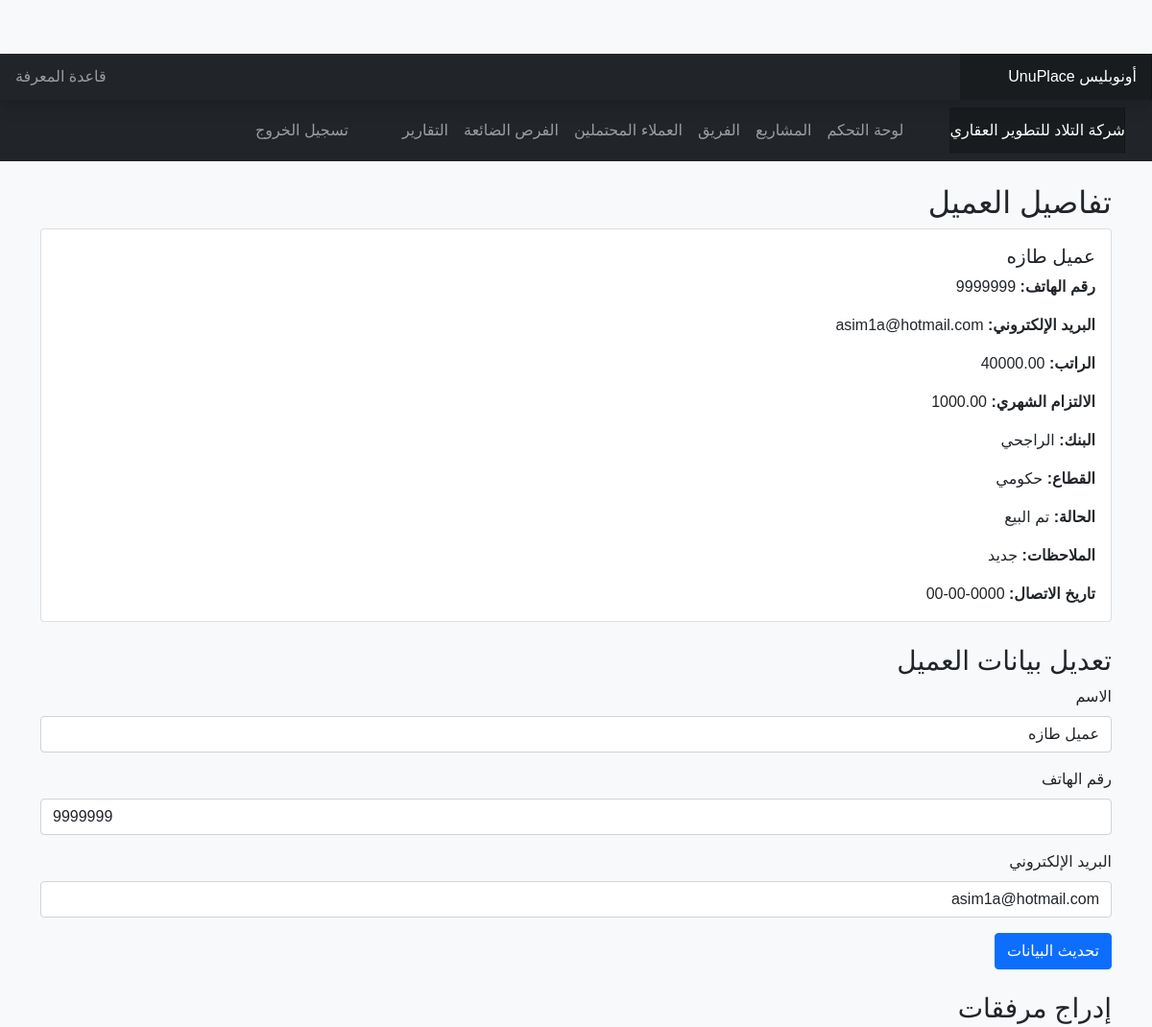
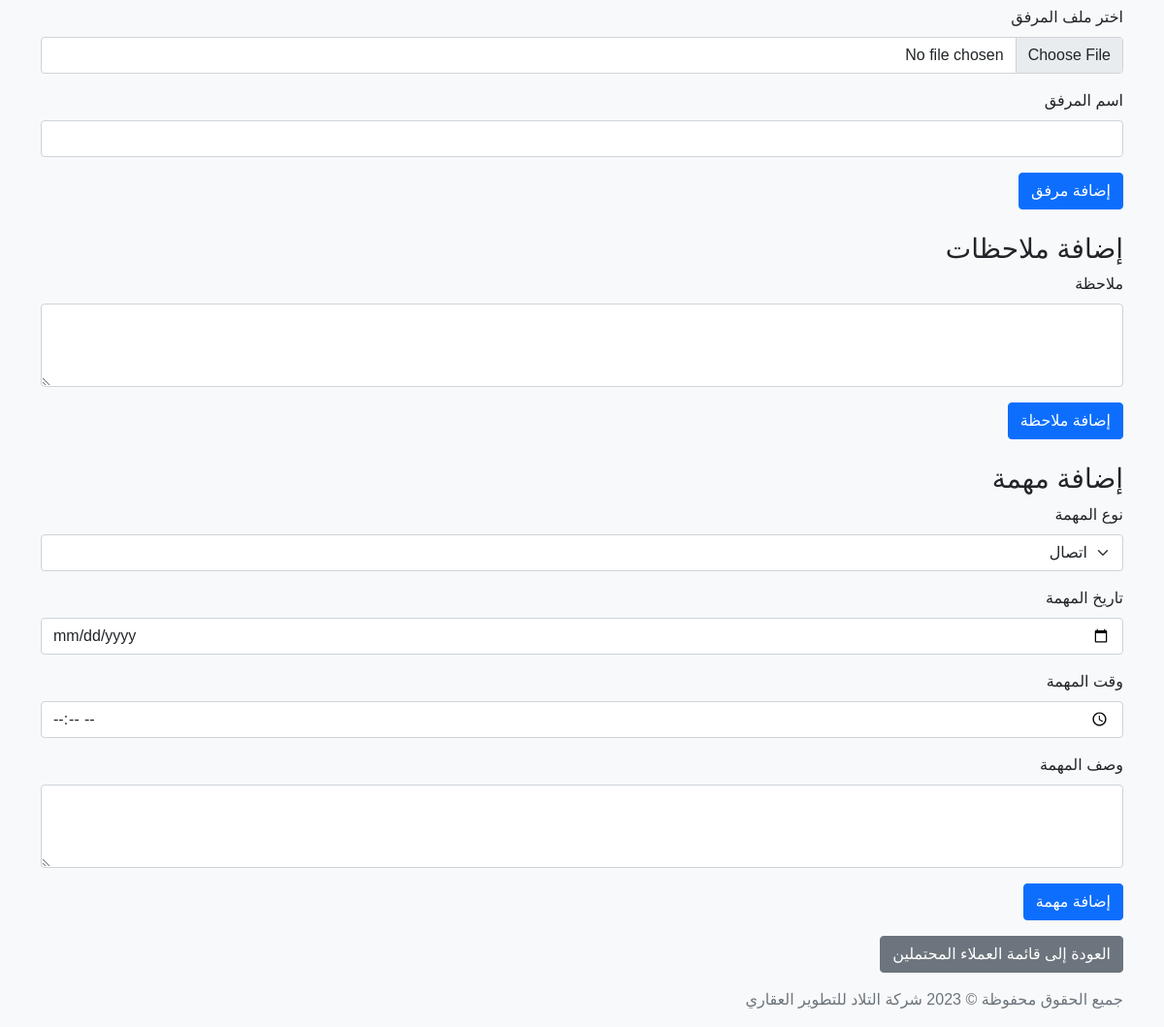
Page /employee/client_details.php?id=32 (signed in) on the committed database (2 pictures, top to bottom).
### tables this page shows
CREATE TABLE `potential_clients` (
  `id` int(11) NOT NULL,
  `name` varchar(100) NOT NULL,
  `phone` varchar(20) NOT NULL,
  `salary` decimal(10,2) DEFAULT NULL,
  `monthly_commitment` decimal(10,2) DEFAULT NULL,
  `bank` text DEFAULT NULL,
  `sector` text DEFAULT NULL,
  `status` text DEFAULT NULL,
  `notes` text DEFAULT NULL,
  `contact_date` date DEFAULT NULL,
  `assigned_to` int(11) DEFAULT NULL,
  `created_at` timestamp NOT NULL DEFAULT current_timestamp(),
  `email` varchar(128) DEFAULT NULL,
  `source` text DEFAULT NULL
);

### employee/client_details.php (the view, shortened to what this page needs)
<?php
require_once '../config/database.php';
if (isset($_GET['id'])) {
    $client_id = $_GET['id'];
    $stmt = $pdo->prepare("SELECT * FROM potential_clients WHERE id = ?");
    $stmt->execute([$client_id]);
    $client = $stmt->fetch(PDO::FETCH_ASSOC);
} else {
    http_response_code(400);
    echo json_encode(['error' => 'Missing client ID']);
}
?>
<!DOCTYPE html>
<html lang="ar" dir="rtl">
<head>
    <link href="https://cdn.jsdelivr.net/npm/bootstrap@5.1.3/dist/css/bootstrap.min.css" rel="stylesheet">
    <link href="../assets/css/style.css" rel="stylesheet">
</head>
<body>
<?php include '../includes/header.php'; ?>
<?php include '../includes/topnav.php'; ?>
<div class="container mt-4">
    <h2>تفاصيل العميل</h2>
    <div class="card">
        <div class="card-body">
            <h5 class="card-title"><?php echo htmlspecialchars($client['name']); ?></h5>
            <p class="card-text"><strong>رقم الهاتف:</strong> <?php echo htmlspecialchars($client['phone']); ?></p>
            <p class="card-text"><strong>البريد الإلكتروني:</strong> <?php echo htmlspecialchars($client['email']); ?></p>
            <p class="card-text"><strong>الراتب:</strong> <?php echo htmlspecialchars($client['salary']); ?></p>
            <p class="card-text"><strong>الالتزام الشهري:</strong> <?php echo htmlspecialchars($client['monthly_commitment']); ?></p>
            <p class="card-text"><strong>البنك:</strong> <?php echo htmlspecialchars($client['bank']); ?></p>
            <p class="card-text"><strong>القطاع:</strong> <?php echo htmlspecialchars($client['sector']); ?></p>
            <p class="card-text"><strong>الحالة:</strong> <?php echo htmlspecialchars($client['status']); ?></p>
            <p class="card-text"><strong>الملاحظات:</strong> <?php echo htmlspecialchars($client['notes']); ?></p>
            <p class="card-text"><strong>تاريخ الاتصال:</strong> <?php echo htmlspecialchars($client['contact_date']); ?></p>
        </div>
    </div>
    <h3 class="mt-4">تعديل بيانات العميل</h3>
    <form method="POST" action="update_client.php">
        <div class="mb-3">
            <label for="name" class="form-label">الاسم</label>
            <input type="text" class="form-control" id="name" name="name" value="<?php echo htmlspecialchars($client['name']); ?>" required>
        </div>
        <div class="mb-3">
            <label for="phone" class="form-label">رقم الهاتف</label>
            <input type="tel" class="form-control" id="phone" name="phone" value="<?php echo htmlspecialchars($client['phone']); ?>" required>
        </div>
        <div class="mb-3">
            <label for="email" class="form-label">البريد الإلكتروني</label>
            <input type="email" class="form-control" id="email" name="email" value="<?php echo htmlspecialchars($client['email']); ?>">
        </div>
        <button type="submit" class="btn btn-primary">تحديث البيانات</button>
    </form>
    <h3 class="mt-4">إدراج مرفقات</h3>
    <form method="POST" action="upload_attachment.php" enctype="multipart/form-data">
        <div class="mb-3">
            <label for="attachment" class="form-label">اختر ملف المرفق</label>
            <input type="file" class="form-control" id="attachment" name="attachment" required>
        </div>
        <div class="mb-3">
            <label for="attachment_name" class="form-label">اسم المرفق</label>
            <input type="text" class="form-control" id="attachment_name" name="attachment_name" required>
        </div>
        <button type="submit" class="btn btn-primary">إضافة مرفق</button>
    </form>
    <h3 class="mt-4">إضافة ملاحظات</h3>
    <form method="POST" action="add_note.php">
        <div class="mb-3">
            <label for="note" class="form-label">ملاحظة</label>
            <textarea class="form-control" id="note" name="note" rows="3" required></textarea>
        </div>
        <button type="submit" class="btn btn-primary">إضافة ملاحظة</button>
    </form>
    <h3 class="mt-4">إضافة مهمة</h3>
    <form method="POST" action="add_task.php">
        <div class="mb-3">
            <label for="task_type" class="form-label">نوع المهمة</label>
            <select class="form-select" id="task_type" name="task_type" required>
                <option value="اتصال">اتصال</option>
            </select>
        </div>
        <div class="mb-3">
            <label for="task_date" class="form-label">تاريخ المهمة</label>
            <input type="date" class="form-control" id="task_date" name="task_date" required>
        </div>
        <div class="mb-3">
            <label for="task_time" class="form-label">وقت المهمة</label>
            <input type="time" class="form-control" id="task_time" name="task_time" required>
        </div>
        <div class="mb-3">
            <label for="task_description" class="form-label">وصف المهمة</label>
            <textarea class="form-control" id="task_description" name="task_description" rows="3" required></textarea>
        </div>
        <button type="submit" class="btn btn-primary">إضافة مهمة</button>
    </form>
    <a href="potential_clients.php" class="btn btn-secondary mt-3">العودة إلى قائمة العملاء المحتملين</a>
</div>
<?php include '../includes/footer.php'; ?>
</body>
</html>

### assets/css/style.css (style rules this page uses)
body { font-family: 'Arial', sans-serif; background-color: #f8f9fa; padding-top: 56px; }
.card { margin-bottom: 1rem; }

### rows in the picture
potential_clients: name "عميل طازه", phone "9999999", email "asim1a@hotmail.com", salary "40000.00", monthly_commitment "1000.00", bank "الراجحي", sector "حكومي", status "تم البيع", notes "جديد", contact_date "0000-00-00"
